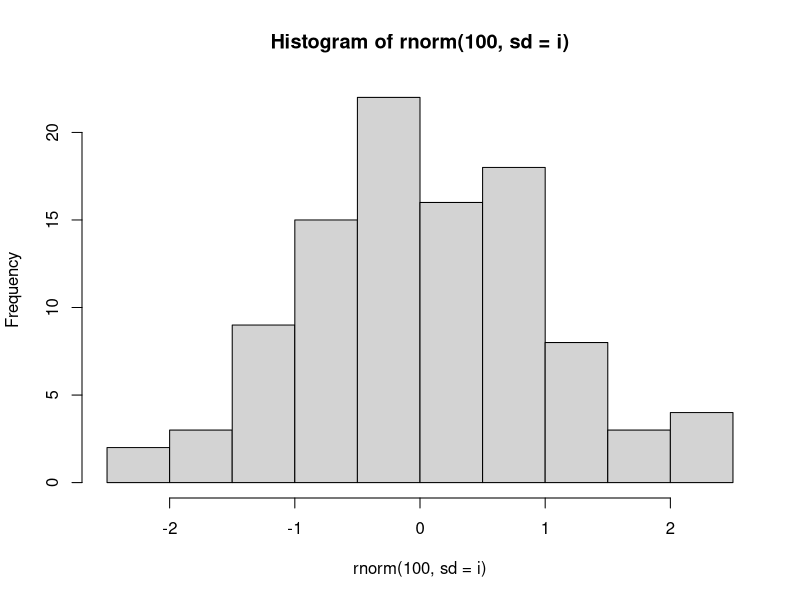
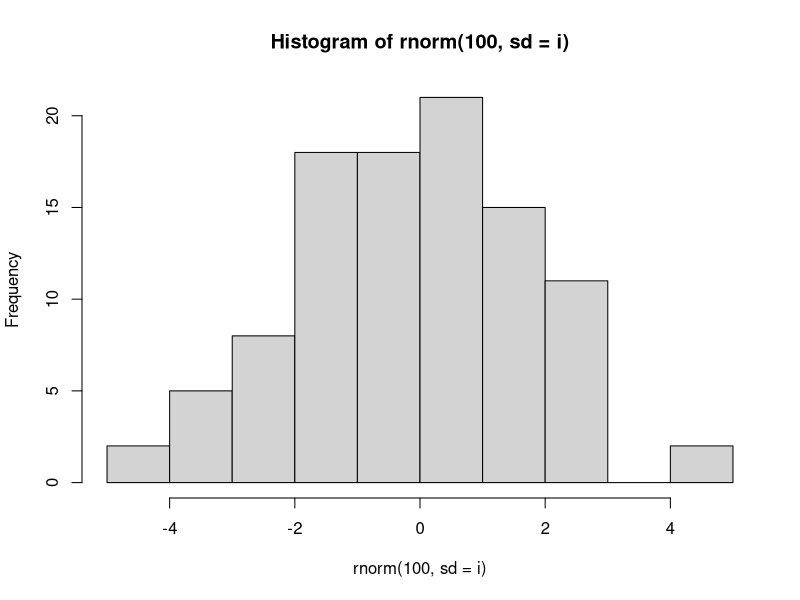
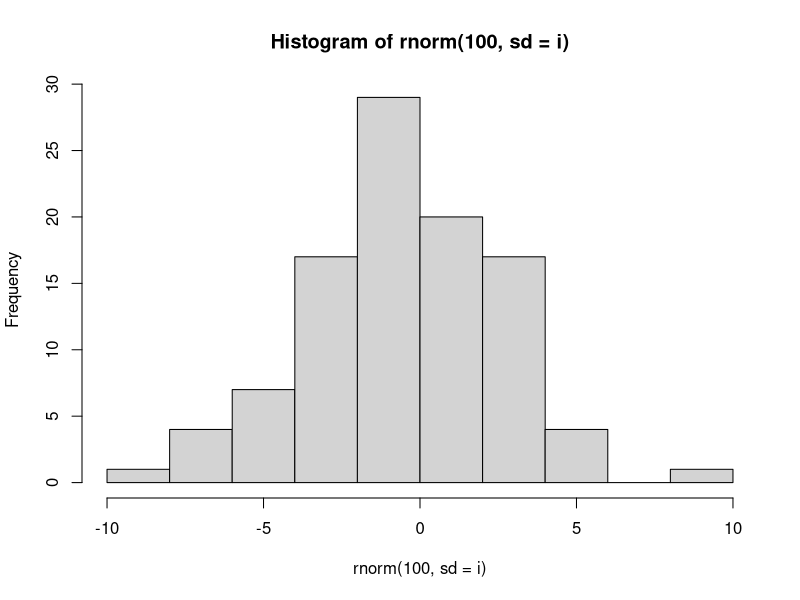
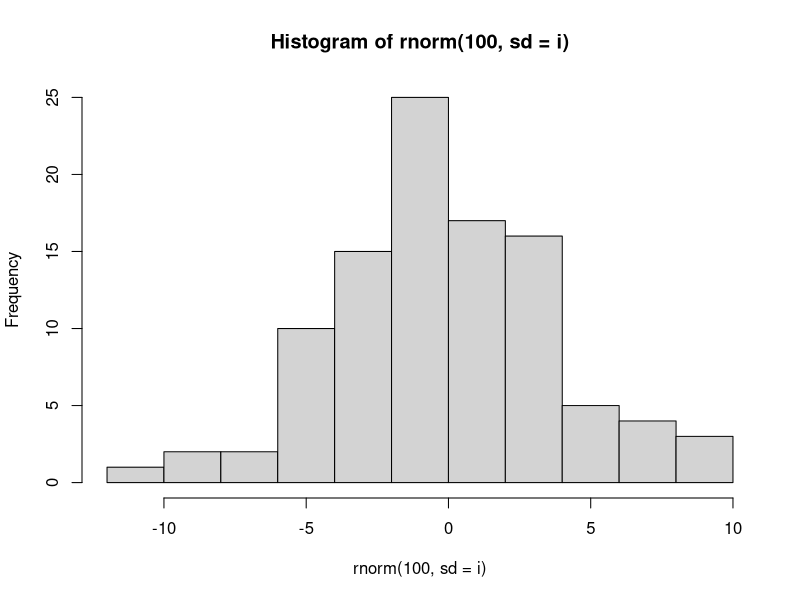
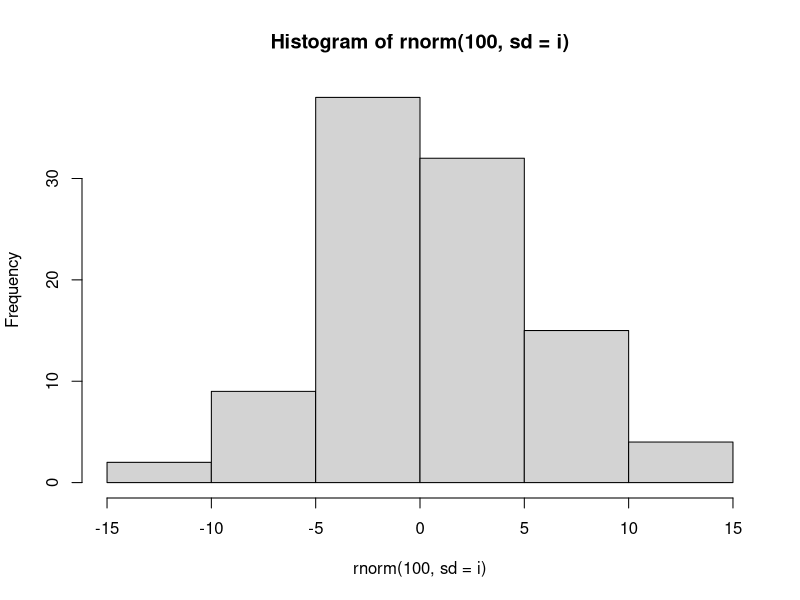

Here is the R script that generated these plots, in order:
## Requiere: rut, N1, N2, ..., N5, N1_1, N2_1, ..., NP1_1, NP1_2, ...

library(stringr)
library(tidyverse)

porcentajes_por_destino_sector <- function(df) {
  tabla.1 <-function(df) {
    df %>%
      select(id, matches("NP\\d_\\d")) %>%
      gather(-id, key=idx, value=percent) %>%
      mutate(idx_pais=str_match(idx, "NP(\\d)_(\\d)")[,2],
             idx_sector=str_match(idx, "NP(\\d)_(\\d)")[,3])
  }
  # Otra tabla con los porcentajes de
  ## cada país
  tabla.2 <- function(df) {
    df %>%
      select(id, matches("N\\d_\\d")) %>%
      gather(-id, key=idx, value=pais) %>%
      mutate(idx_pais=str_extract(idx, "\\d$"),
             idx_sector=str_match(idx,"N(\\d)_\\d$")[,2])
  }
  # Otra tabla con las exportaciones por sector
  # todo junto
  juntar <- function(df)  {
    t1 <- tabla.1(df)
    t2 <- tabla.2(df)
    t1 %>%
      left_join(t2, by=c("rut", "idx_pais", "idx_sector")) %>%
      ##left_join(t3) %>%
      select(-idx.x, -idx_pais, -idx.y)
  }
  juntar(df)
}



for (i in 1:5) {
  fname <- paste("q", i, ".pdf", sep="")
  pdf(fname)
  hist(rnorm(100, sd=i))
  dev.off()
}
